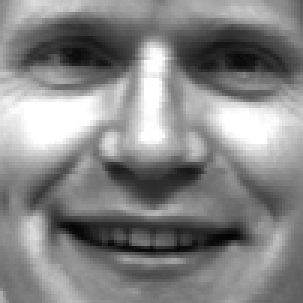
#> input picture assignment1/Data/emotion_classification/train/subject01.happy.gif, 101 x 101 px (shown 3 times larger); its folder holds 4 pictures in this run
$ jupyter execute --allow-errors EmotionPCA.ipynb
#> lines starting #> are read from the running program, lines starting #| are printed output that depends on the picture
### Summary of Results

* On performing LDA, the classes became seperable on the training data after taking the value of K to be greater than
12 but limited to 20 since the number of data points were less than the dimension of a data point (eigen values become zero)

* The classification accuracy on the test dataset was found to be 90% when K was chosen to be from 13-16 and 100% on choosing K value of 16 and 17 (Considerable gap in the extreme points of the projection ). The beahviour worsened later on which might be because of overfitting.

. | . | . | .
--- | --- | --- | ---
  |  |  |  \\
  |  |  |

Libraries used

* **matplotlib** for plotting graphs
* **numpy** for numerical computations
* **Pillow** for loading images

[cell 1]
# Importing the required libraries
import os
import matplotlib.pyplot as plt
import PIL
import numpy as np
import math

## Dataset

The Dataset consisted of 20 images of which 9 images represent the "happy" class and the remaining belonged to the "sad" class. Each image is of dimension 101 x 101 . Therefore flattening it out into a single dimensional vector we get a vector having a dimension size of 10201

[cell 2]
'''
Helper class for holding dataset
    *Attributes
        * data_type : holds the type of the dataset (train/test)
        * N : number of image files in the dataset
        * max_pixel_value : holds the maximum value pixel in the dataset
        * n_features : Dimension of the image vector (10201)
        * happy_indices: stores i such that files[i] is a happy images
        * sad_indices : similar to happy_indices for sad images
        * dataset : a numpy matrix of dimensions = (Number of images) x (Dimensionality of each image)
'''

class Dataset:

    def __init__(self,dataset_type="train/"):

        self.data_type = dataset_type
        self.files = os.listdir(dataset_type)
        self.N = len(self.files)
        self.max_pixel_value = []
        self.n_features = []
        self.happy_indices = []
        self.sad_indices = []
        self.dataset = None

    # Constructs the data matrix X of dimensions (Number of images x Dimension of 1 image vector)

    def getDataset(self):
        index = 0
        for file in self.files:
            pilimage = PIL.Image.open(self.data_type + file)
#> pilimage is the input picture: PIL image 101x101 L; min 3, max 255, mean 133.8
            img_class = file.split(".")[1]
            if(img_class=='sad'):
                self.sad_indices.append(index)
            else:
                self.happy_indices.append(index)

            pilimage.seek(0)
            tmp = pilimage.convert()

            current_image = np.asarray(tmp)
            current_image = current_image.reshape((1,-1))
            if self.dataset is None:
                self.dataset = current_image
            else:
                self.dataset = np.append(self.dataset,current_image,axis=0)

            self.max_pixel_value.append(np.max(current_image,axis=1)[0])
            self.n_features.append(current_image.shape[1])
            index+=1
        return self.dataset

[cell 3]
train = Dataset("train/")
N = train.N
train_dataset = train.getDataset()

[cell 4]
print("Size of the Training Dataset = " + str(N))
print("\nShape of Data Matrix = " + str(train_dataset.shape))
#| Shape of Data Matrix = (4, 10201)
print("\nMaximum Pixel value in each image  = " + str(train.max_pixel_value)) # Checking whether images are gray scale
print("\nDimension of each image vector = " + str(train.n_features))

## Principal Component Analysis on the Training Data

We will be projecting the data onto the principal components which are eigen vectors of the data covariance matrix.
chosen in decreasing order of their eigen values.

Dimensionality of each image vector = 101 * 101 = 10201
Number of Data Samples = 20

Here we have
```math
N << D
```
Therefore for the fast computation of eigen vectors and eigen values we need to use the **PCA for High Dimensionality method.**

In the general PCA problem we find the principal components through the eigen analysis of
<h3 align="center">$S_{x} = \frac{1}{N} X^{T}X$</h3>
where

<h4 align="center"> $X = \left[\begin{array}{cc}
(x_{1} - \bar{x} )^T\\
(x_{2} - \bar{x} )^T \\
... \\
(x_{N}- \bar{x} )^T \\
\end{array}\right]$ </h4>

For making computation easier we convert the problem into finding the eigen vectors $V$ of $\frac{1}{N} XX^{T}$ and convert it back to eigen vectors $U$ of $S_{x}$ using the transformation
<h4 align="center"> $U_{i}=  \frac{1}{\sqrt{\lambda_{i}N}} X^{T}V_{i}$ </h4>

where $\lambda_{i}$ corresponds to the eigen value of the eigen vector $V_{i}$. The eigen values remain the same for both $U$ and $V$ .

### 1.Compute mean vector
<h3 align="center">$ \bar{x}  = \frac{1}{N} \sum^{N}_{n=1} x_{n}$</h3>

[cell 5]
def compute_mean_vector(train_dataset,N, feature_size):
    mean_vector = np.sum(train_dataset,axis = 0) * (1.0/N)
    return mean_vector

print(train_dataset)
#> (printed output is left out)
mean_vector = compute_mean_vector(train_dataset,train.N,10201).reshape((-1,10201))
print(mean_vector)

Plotting the mean vector as an image

[cell 6]
mean_vector_image = mean_vector.reshape((-1,101))
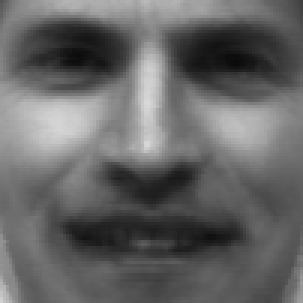
#> mean_vector_image: shape (101, 101) float64 (shown 3 times larger); min 10, max 217.2, mean 101.8
plt.imshow(mean_vector_image,cmap='gray')

###  2.Computing X

[cell 7]
def compute_mean_centered_data(data,mean_vec):
    mean_centered_data = None
    for i in range(len(data)):
        tmp = data[i]
        tmp = tmp - mean_vec
        if(mean_centered_data is  None):
            mean_centered_data = tmp
        else:
            mean_centered_data = np.append(mean_centered_data,tmp,axis=0)
#> this loop made 4 passes
    return mean_centered_data

mean_centered_train_data = compute_mean_centered_data(train_dataset,mean_vector)
print("X = " + str(mean_centered_train_data))
print("\nShape of the mean centered data = " + str(mean_centered_train_data.shape))
#| Shape of the mean centered data = (4, 10201)

[cell 8]
# Computing (1/N) XX^T and print its first row
xx_t = np.matmul(mean_centered_train_data,mean_centered_train_data.transpose())
xx_t = xx_t*(1.0/train.N)
print("Shape of (1/N)* XX^T = " + str(xx_t.shape))
#| Shape of (1/N)* XX^T = (4, 4)
print(xx_t[0]) # First row of XX^T

### 3. Eigen Analysis on ((1/N)* XX^T)

[cell 9]
eigen_values, eigen_vectors = np.linalg.eigh(xx_t)


# Sort the eigen values and vectors by decreasing eigen values
indices = np.argsort(eigen_values)[::-1]
eigen_values = eigen_values[indices]
eigen_vectors = eigen_vectors[:,indices]


print("\nLargest Eigen Value = " + str(eigen_values[0])) # Print the largest eigen value
print("\nEigen Vector corresponding to the largest eigen value\n\n" + str(eigen_vectors[:,1])) # The eigen vector corresponding to eigen value eigen_values[0]

print("\nEigen Values in Descending Order\n")
for i in range(len(eigen_values)):
    print(eigen_values[i])
print("\n")

We note that the variance along each principal component is very high except the last principal component.

### 4. Transform eigen vectors to the eigen vectors of the data covariance matrix

<h4 align="center"> $U_{i}=  \frac{1}{\sqrt{\lambda_{i}N}} X^{T}V_{i}$ </h4>

[cell 10]
U = None

for i in range(eigen_vectors.shape[1]):
    eigen_vector = eigen_vectors[:,i].reshape((train.N,-1))# Each V_{i}
    #print(eigen_vector)
    ui = np.matmul(mean_centered_train_data.transpose(),eigen_vector)*(1.0/math.sqrt(np.abs(eigen_values[i])*train.N))
    if U is None:
        U = ui
    else:
        U = np.append(U,ui,axis=1) # U becomes a 10201*20 matrix

print(U) # Each u_{i} will be U[:,i] where 10201 is the dimension of each u_{i}

[cell 11]
print(U[:,0])

**K = Number of principal components chosen**

[cell 12]
K = 17 #Decided after performing analysis of LDA projections on varying K
chosen_principal_components = U[:,:K]
chosen_principal_components.shape
#> Out = (10201, 4)

### Project the data on to the principal components

<h4 align="center"> $y_{n}=  U^{T} (x_{n} - \bar{x})$ </h4>
where U is matrix of dimensions KxD

[cell 13]
def project_data_principal_components(data,principal_components,N):
#> called with data = array of shape (4, 10201), principal_components = array of shape (10201, 4), N = 4
    projected_data = None
    for i in range(N):
        data_point = data[i].reshape((-1,1))
        projection = np.matmul(principal_components.transpose(),data_point)
        if projected_data is None:
            projected_data = projection
        else:
            projected_data = np.append(projected_data,projection,axis=1)
    return projected_data


pca_projected_train_data = project_data_principal_components(mean_centered_train_data,chosen_principal_components,train.N)
print(pca_projected_train_data.shape)
#| (4, 4)

[cell 14]
#Projection of the first data point into the
#first K principal components of decreasing eigen value

print(pca_projected_train_data[:,0])

## Linear Discriminant Analysis

In Linear Discriminant Analysis for 2 class problem we project the data points on to $W$ such that
<h4 align="center">$W \propto  S_{w}^{-1}(m_{2} - m_{1})$ </h4>

where
<h4 align="center">$m_{1}= \frac{1}{N_{1}} \sum_{n \epsilon C_{1}} y_{n}$ </h4>

<h4 align="center">$m_{2}= \frac{1}{N_{2}} \sum_{n \epsilon C_{2}} y_{n}$ </h4>

<h4 align="center">$S_{w}= \sum^{2}_{k=1} \frac{1}{N_{k}} \sum_{n \epsilon C_{k}} (y_{n}-m_{k})(y_{n}-m{k})^{T}$ </h4>

$N_{k}$ denotes the number of data points belonging to class K.

[cell 15]
pca_projected_train_data = pca_projected_train_data.transpose() # Taking transpose for performing the matrix multiplication
print(pca_projected_train_data.shape)
#| (4, 4)

[cell 16]
# Computing m1 and m2
def create_mean_happy_sad(dataset,projected_data):
    mean_happy = np.sum(projected_data[dataset.happy_indices],axis=0)*(1.0/len(dataset.happy_indices))
    mean_sad = np.sum(projected_data[dataset.sad_indices],axis=0)*(1.0/len(dataset.sad_indices))
    return mean_happy,mean_sad

mean_happy,mean_sad = create_mean_happy_sad(train,pca_projected_train_data)
print(mean_happy)
print(mean_sad)

Computing $S_{w}$ by taking the summation of covariance matrices of both the classes

[cell 17]
def compute_Sw(dataset,projected_data,mean_happy,mean_sad):
    happy_covariance_matrix = None
    for i in range(len(dataset.happy_indices)):
        vector = (projected_data[dataset.happy_indices[i]] - mean_happy.reshape((1,-1))).reshape((-1,1))
        if happy_covariance_matrix is None:
            happy_covariance_matrix = (np.matmul(vector,vector.transpose()))#*(1.0/len(train.happy_indices))
        else:
            happy_covariance_matrix += (np.matmul(vector,vector.transpose()))#*(1.0/len(train.happy_indices))

    sad_covariance_matrix = None
    for i in range(len(train.sad_indices)):
        vector = (projected_data[dataset.sad_indices[i]] - mean_sad.reshape((1,-1))).reshape((-1,1))
        if sad_covariance_matrix is None:
            sad_covariance_matrix = (np.matmul(vector,vector.transpose()))#*(1.0/len(train.sad_indices))
        else:
            sad_covariance_matrix += (np.matmul(vector,vector.transpose()))#*(1.0/len(train.sad_indices))

    Sw = happy_covariance_matrix + sad_covariance_matrix
    print(Sw.shape)
#| (4, 4)
    Sw_inv = np.linalg.inv(Sw)
    print(Sw_inv.shape)
#| (4, 4)
    return Sw_inv

[cell 18]
Sw_inv = compute_Sw(train,pca_projected_train_data,mean_happy,mean_sad)

### Finding the projection vector W

[cell 19]
m2_m1 = mean_happy.reshape((-1,1))- mean_sad.reshape((-1,1))

lda_projection_vector = np.matmul(Sw_inv,m2_m1/np.linalg.norm(m2_m1))
print(lda_projection_vector)

### Projecting all the data points onto W

[cell 20]
projection_lda_train = []
for i in range(len(pca_projected_train_data)):
    projection_value = np.matmul(pca_projected_train_data[i],lda_projection_vector)[0]
    projection_lda_train.append(projection_value)
print(projection_lda_train)

[cell 21]
# Setting range for the x axis
max_value =  max(projection_lda_train)
min_value = max(projection_lda_train)

y = 0 # Y coordinate set as 0 so that we get a number line representation

for h in train.happy_indices:
    plt.plot(projection_lda_train[h],y,'ro')  # Red for happy classes

for s in train.sad_indices:
    plt.plot(projection_lda_train[s],y,'bo') # Blue for sad classes


# The projection of the mean vectors onto W. represented as cyan dots
happy_mean_projection = np.matmul(mean_happy.reshape((1,-1)),lda_projection_vector)[0]
sad_mean_projection = np.matmul(mean_sad.reshape((1,-1)),lda_projection_vector)[0]

plt.plot(happy_mean_projection,y,'cp')
plt.plot(sad_mean_projection,y,'cp')

plt.show()
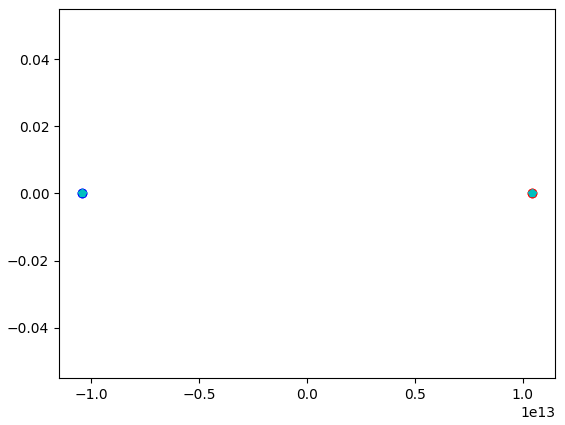
#> figure drawn by matplotlib, 1 panel

We see that we are able to have a clear distinction between the happy and sad faces after projecting onto W. We can setup our discriminant as

```
if(projected_value >= 0)
    class = "happy"
else
    class = "sad"
```

[cell 22]
# Finding a suitable value of K that maximizes seperability

def plot_LDA_different_K(mean_centered_data,dataset,eigen_vectors,K):
    chosen_principal_components = eigen_vectors[:,:K]
    pca_projected_data = project_data_principal_components(mean_centered_data,chosen_principal_components,dataset.N)
    pca_projected_data = pca_projected_data.transpose()
    mean_happy,mean_sad = create_mean_happy_sad(dataset,pca_projected_data)
    Sw_inv = compute_Sw(dataset,pca_projected_data,mean_happy,mean_sad)
    lda_projection_vector = np.matmul(Sw_inv,(mean_happy.reshape((-1,1))- mean_sad.reshape((-1,1))))

    lda_projections = []
    for i in range(len(pca_projected_data)):
        projection_value = np.matmul(pca_projected_data[i],lda_projection_vector)[0]
        lda_projections.append(projection_value)


    # Setting range for the x axis
    max_value =  max(lda_projections)
    min_value = max(lda_projections)

    y = 0

    for h in dataset.happy_indices:
        plt.plot(lda_projections[h],y,'ro')

    for s in dataset.sad_indices:
        plt.plot(lda_projections[s],y,'bo')

    happy_mean_projection = np.matmul(mean_happy.reshape((1,-1)),lda_projection_vector)[0]
    sad_mean_projection = np.matmul(mean_sad.reshape((1,-1)),lda_projection_vector)[0]

    #plt.plot(happy_mean_projection,y,'cp')
    #plt.plot(sad_mean_projection,y,'cp')

    plt.show()


for i in range(2,20):
    print("Chosen Principal Components size" + str(i))
    plot_LDA_different_K(mean_centered_train_data,train,U,i)
#> this loop made 18 passes
#> pass 1, in plot_LDA_different_K, `plt.show()`:
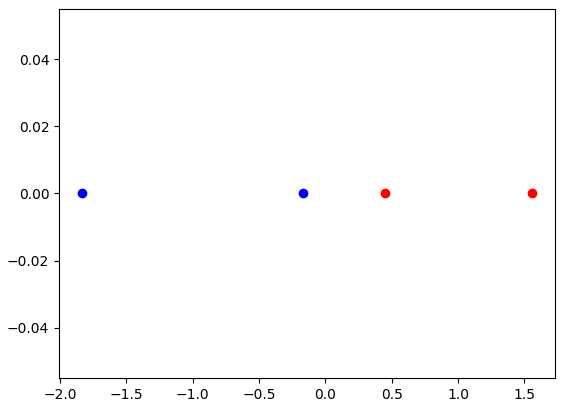
#> figure drawn by matplotlib, 1 panel

Based on the gap between the extreme endpoints 17 was decided for the number of principal components to use.

### Testing the Discriminant on the test dataset

#> (a cell that did not finish here is left out)
